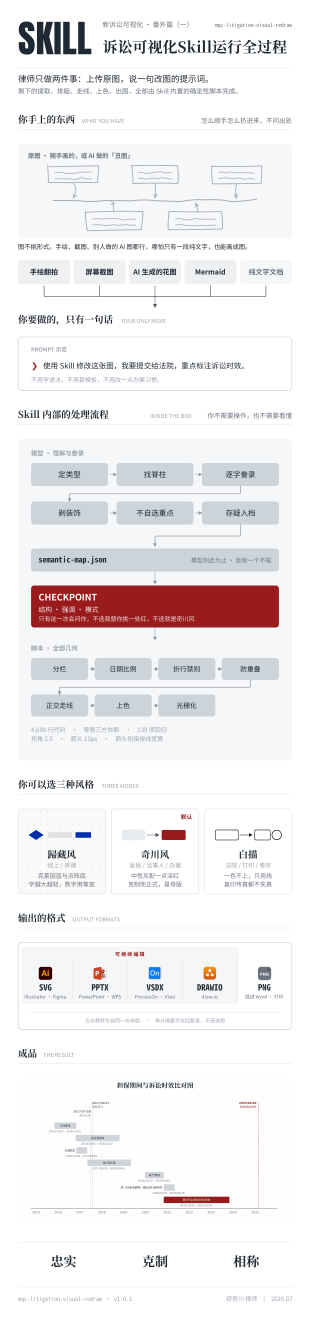
#> input picture plugins/mqc-nlv/skills/mqc-litigation-visual-redraw/assets/longform/how-it-works.png, 1240 x 5285 px (shown at 1/4 size)
$ python -i frame.py   (imports and definitions only)
#> lines starting #> are read from the running program, lines starting #| are printed output that depends on the picture
### plugins/mqc-nlv/skills/mqc-legal-courseware-master/scripts/grid.py
# -*- coding: utf-8 -*-
"""磁吸网格：一页 12 栏 × 6 行，模块只落在格子上。

借鉴 M3E Canvas（lnkiai，MIT）的做法，按课件重写：
  * 零件化：每种模块有自己的样子、最小尺寸和默认尺寸；
  * 磁吸：模块落点吸到最近的格子，尺寸按格子跳，放不下就找最近的空位，再放不下就不让落；
  * 连成一组：相邻的同类卡片（等高并排，或等宽上下叠）连成一组，相接处间距收窄、内角收小，外角不变；
  * 整理：按规则上推补缝、并排等高、把底边和右边的空白补齐。只动位置和大小，不动内容。

这里只算几何，不画图；拼页在 deck.py，编辑器（web/studio.html）里有同一套规则的 JS 版，
两边由回归里的「规则对照」核对。
"""

COLS, ROWS = 12, 6
MX, MY = 48, 56            # 页边距：左右 48、上下 56
COL, ROW = 84, 88          # 一栏宽、一行高
GUT = 16                   # 模块之间的间距（呼吸）
FUSE_GAP = 4               # 连成一组的卡片之间收窄到 4px
W, H = 1280, 720
assert MX * 2 + COLS * COL + (COLS - 1) * GUT == W
assert MY * 2 + ROWS * ROW + (ROWS - 1) * GUT == H

# 模块：中文名、最小 / 默认尺寸（栏 × 行）、默认外观、可连成一组的家族、最大行数
TYPES = {
    "title":   {"zh": "标题",     "min": (3, 1), "default": (12, 1), "tone": "bare",    "family": None,   "maxh": 3},
    "text":    {"zh": "正文",     "min": (3, 2), "default": (4, 3),  "tone": "card",    "family": "text"},
    "bullets": {"zh": "要点", "group": "整套课件",     "min": (3, 2), "default": (4, 3),  "tone": "card",    "family": "text"},
    "stat":    {"zh": "大数字",   "min": (2, 2), "default": (3, 2),  "tone": "card",    "family": "stat"},
    "step":    {"zh": "编号卡",   "min": (3, 2), "default": (4, 3),  "tone": "card",    "family": "step"},
    "quote":   {"zh": "金句", "group": "整套课件",     "min": (4, 2), "default": (6, 3),  "tone": "card",    "family": None},
    "chart":   {"zh": "V6 图表",  "min": (6, 4), "default": (8, 5),  "tone": "outline", "family": None},
    "figure":  {"zh": "V1–V5 图", "min": (4, 3), "default": (8, 5),  "tone": "outline", "family": None},
    "note":    {"zh": "注释",     "min": (2, 1), "default": (6, 1),  "tone": "bare",    "family": None,   "maxh": 1},
    "conclusion": {"zh": "一句话结论", "min": (4, 1), "default": (8, 1), "tone": "bare", "family": None,   "maxh": 2},
    # —— 法律内容卡 ——
    "statute": {"zh": "法条",     "min": (4, 2), "default": (6, 2),  "tone": "card",    "family": "law"},
    "holding": {"zh": "裁判要旨", "min": (4, 2), "default": (6, 3),  "tone": "card",    "family": "law"},
    "case":    {"zh": "案例",     "min": (3, 2), "default": (4, 3),  "tone": "card",    "family": "case"},
    "issue":   {"zh": "争议焦点", "min": (3, 2), "default": (4, 3),  "tone": "card",    "family": "issue"},
    "risk":    {"zh": "风险提示", "min": (3, 2), "default": (4, 2),  "tone": "card",    "family": "risk"},
    "evidence": {"zh": "证据",    "min": (5, 2), "default": (7, 4),  "tone": "card",    "family": None},
    # —— 律所名片 ——
    "logo":    {"zh": "Logo",     "min": (1, 1), "default": (2, 1),  "tone": "bare",    "family": None,   "maxh": 2},
    "profile": {"zh": "介绍",     "min": (4, 3), "default": (7, 5),  "tone": "card",    "family": None},
    "contact": {"zh": "联系方式", "min": (3, 1), "default": (4, 2),  "tone": "card",    "family": None},
}
TONES = {"card": "卡片", "accent": "重音卡", "outline": "描边", "bare": "无底"}
NO_ACCENT = {"chart", "figure", "title", "note", "conclusion", "quote", "statute", "holding", "case", "evidence", "logo", "profile",
             "contact"}     # 图压在重音色上看不清；标题与注释不做卡片


# ------------------------------------------------------------- 版面：铺满全屏 / 预留位置
# 作者定的（2026-10-05）：图表页要能粘进律所自己的课件。两种版面——
#   full     铺满全屏：页边距 48 / 56，网格就是上面这些常数；
#   reserve  预留位置：上、下、左、右各留多少（设计像素），让出律所模板的 Logo、天头地脚、侧边条；
#            网格仍是 12 栏 × 6 行、间距不变，只是每格按剩下的内容区算，整页出血的图也只铺满内容区。
MIN_COL, MIN_ROW = 40, 56          # 内容区再小，卡片里的字就排不下了
MIN_INSET = 24                      # 预留位置时离页边至少留这么多


def frame_insets(frame):
    """版面 → (上, 右, 下, 左) 留白。frame 为 None 或 mode=full 时就是默认页边距。"""
    if not frame or frame.get("mode", "full") == "full":
        return (MY, MX, MY, MX)
    return tuple(float(frame[k]) for k in ("top", "right", "bottom", "left"))


# [24 lines left out: function check_frame, not called in this run]


def geom(frame=None):
    """版面 → 网格几何（与编辑器 grid.js 的 geom 同一套算法）。"""
    t, r, b, l_ = frame_insets(frame)
    full = not frame or frame.get("mode", "full") == "full"
    return {"COLS": COLS, "ROWS": ROWS, "GUT": GUT, "FUSE_GAP": FUSE_GAP, "W": W, "H": H,
            "MX": l_, "MY": t, "COL": (W - l_ - r - (COLS - 1) * GUT) / COLS,
            "ROW": (H - t - b - (ROWS - 1) * GUT) / ROWS,
            "BLEED": [0, 0, W, H] if full else [l_, t, W - l_ - r, H - t - b]}


DEFAULT = geom(None)


# [14 lines left out: functions px, tone_of, not called in this run]


def overlaps(a, b):
    return a["x"] < b["x"] + b["w"] and b["x"] < a["x"] + a["w"] and a["y"] < b["y"] + b["h"] and b["y"] < a["y"] + a["h"]


# [251 lines left out: functions check_module, check_slide, _joinable, fusion, card_rect, corners and 5 more, not called in this run]


# ------------------------------------------------------------- 组合（模板）
def _m(t, x, y, w, h, **kw):
    return dict(type=t, x=x, y=y, w=w, h=h, **kw)


TEMPLATES = {
    # —— 场景（新建一页先选法律场景：图从哪个模块来、旁边配什么，一次排好）——
    "scene-timeline": {"zh": "案情经过", "group": "场景", "mods": [_m("title", 0, 0, 12, 1),
                       _m("figure", 0, 1, 12, 4, **{"from": "V2 时间轴大师"}), _m("conclusion", 0, 5, 12, 1)]},
    "scene-relation": {"zh": "法律关系", "group": "场景", "mods": [_m("title", 0, 0, 12, 1),
                       _m("figure", 0, 1, 8, 5, **{"from": "V3 法律关系图大师"}), _m("bullets", 8, 1, 4, 5, numbered=True)]},
    "scene-confront": {"zh": "双方攻防", "group": "场景", "mods": [_m("title", 0, 0, 12, 1),
                       _m("figure", 0, 1, 12, 4, **{"from": "V5 庭审对抗图大师"}), _m("conclusion", 0, 5, 12, 1)]},
    "scene-chronicle": {"zh": "事件脉络", "group": "场景", "mods": [_m("title", 0, 0, 12, 1),
                        _m("figure", 0, 1, 7, 5, **{"from": "V4 大事记表大师"}), _m("issue", 7, 1, 5, 3), _m("risk", 7, 4, 5, 2)]},
    "scene-data":     {"zh": "类案数据", "group": "场景", "mods": [_m("title", 0, 0, 12, 1), _m("chart", 0, 1, 8, 4),
                       _m("conclusion", 0, 5, 8, 1), _m("stat", 8, 1, 4, 2), _m("bullets", 8, 3, 4, 3)]},
    "scene-redraw":   {"zh": "重画的图", "group": "场景", "mods": [_m("title", 0, 0, 12, 1),
                       _m("figure", 0, 1, 12, 4, **{"from": "V1 诉讼可视化重画"}), _m("conclusion", 0, 5, 12, 1)]},
    # —— 排法（以图为中心）——
    "chart-conclusion": {"zh": "图 + 一句结论", "group": "排法", "mods": [_m("title", 0, 0, 12, 1), _m("chart", 0, 1, 12, 4),
                         _m("conclusion", 0, 5, 12, 1)]},
    "figure-basis":   {"zh": "图 + 依据", "group": "排法", "mods": [_m("title", 0, 0, 12, 1), _m("figure", 0, 1, 7, 5),
                       _m("statute", 7, 1, 5, 2), _m("holding", 7, 3, 5, 3)]},
    "chart-over-bullets": {"zh": "上图下要点", "group": "排法", "mods": [_m("chart", 0, 0, 12, 4), _m("bullets", 0, 4, 12, 2)]},
    # —— 律所 ——
    "cover-brand":  {"zh": "封面（带 Logo）", "group": "整套课件", "mods": [_m("logo", 0, 0, 2, 1), _m("title", 0, 2, 12, 3, level="cover"),
                                                                 _m("note", 0, 5, 12, 1)]},
    "firm-intro":   {"zh": "律所介绍",       "group": "整套课件", "mods": [_m("logo", 0, 0, 2, 1), _m("title", 2, 0, 10, 1),
                                                                 _m("profile", 0, 1, 12, 4, who="firm"), _m("contact", 0, 5, 12, 1)]},
    "lawyer-intro": {"zh": "律师简介",       "group": "整套课件", "mods": [_m("title", 0, 0, 12, 1), _m("profile", 0, 1, 7, 5),
                                                                 _m("bullets", 7, 1, 5, 5)]},
    "closing":      {"zh": "结束页",         "group": "整套课件", "mods": [_m("logo", 0, 0, 2, 1), _m("title", 0, 2, 12, 2, level="section"),
                                                                 _m("contact", 0, 4, 12, 1)]},
    # —— 法律场景 ——
    "statute-read": {"zh": "法条解读",       "group": "整套课件", "mods": [_m("title", 0, 0, 12, 1), _m("statute", 0, 1, 6, 3),
                                                                 _m("risk", 0, 4, 6, 2), _m("bullets", 6, 1, 6, 5)]},
    "case-review":  {"zh": "案例复盘",       "group": "整套课件", "mods": [_m("title", 0, 0, 12, 1), _m("case", 0, 1, 4, 5),
                                                                 _m("holding", 4, 1, 8, 2), _m("bullets", 4, 3, 8, 3)]},
    "issues":       {"zh": "争议焦点",       "group": "整套课件", "mods": [_m("title", 0, 0, 12, 1), _m("issue", 0, 1, 4, 5),
                                                                 _m("issue", 4, 1, 4, 5), _m("issue", 8, 1, 4, 5)]},
    "trial-prep":   {"zh": "庭前准备",       "group": "排法", "mods": [_m("title", 0, 0, 12, 1),
                                                                 _m("figure", 0, 1, 8, 5, **{"from": "V3 法律关系图大师"}),
                                                                 _m("issue", 8, 1, 4, 3), _m("risk", 8, 4, 4, 2)]},
    "evidence":     {"zh": "证据梳理",       "group": "排法", "mods": [_m("title", 0, 0, 12, 1), _m("evidence", 0, 1, 7, 5),
                                                                 _m("figure", 7, 1, 5, 5, **{"from": "V2 时间轴大师"})]},
    "timeline":     {"zh": "整宽时间轴",       "group": "排法", "mods": [_m("title", 0, 0, 12, 1),
                                                                 _m("figure", 0, 1, 12, 5, **{"from": "V2 时间轴大师"})]},
    "similar-cases": {"zh": "类案研究",      "group": "排法", "mods": [_m("title", 0, 0, 12, 1), _m("chart", 0, 1, 8, 5),
                                                                  _m("stat", 8, 1, 4, 2), _m("bullets", 8, 3, 4, 3)]},
    # —— 通用 ——
    "cover":        {"zh": "封面", "group": "整套课件",           "mods": [_m("title", 0, 2, 12, 3, level="cover"), _m("note", 0, 5, 12, 1)]},
    "section":      {"zh": "章节页", "group": "整套课件",         "mods": [_m("title", 0, 2, 12, 2, level="section")]},
    "chart-notes":  {"zh": "一图一讲", "group": "排法",       "mods": [_m("title", 0, 0, 12, 1), _m("chart", 0, 1, 8, 5), _m("bullets", 8, 1, 4, 5)]},
    "chart-stat":   {"zh": "一图一数一讲", "group": "排法",   "mods": [_m("title", 0, 0, 12, 1), _m("chart", 0, 1, 8, 5), _m("stat", 8, 1, 4, 2),
                                                    _m("bullets", 8, 3, 4, 3)]},
    "chart-full":   {"zh": "整页图", "group": "排法",         "mods": [_m("title", 0, 0, 12, 1), _m("chart", 0, 1, 12, 5)]},
    "two-charts":   {"zh": "左右两图", "group": "排法",       "mods": [_m("title", 0, 0, 12, 1), _m("chart", 0, 1, 6, 5), _m("chart", 6, 1, 6, 5)]},
    "chart-quote":  {"zh": "图 + 金句", "group": "排法",      "mods": [_m("title", 0, 0, 12, 1), _m("chart", 0, 1, 7, 5), _m("quote", 7, 1, 5, 5)]},
    "kpi":          {"zh": "数字一排", "group": "整套课件",       "mods": [_m("title", 0, 0, 12, 1), _m("stat", 0, 1, 3, 2), _m("stat", 3, 1, 3, 2),
                                                    _m("stat", 6, 1, 3, 2), _m("stat", 9, 1, 3, 2), _m("text", 0, 3, 12, 3)]},
    "three-steps":  {"zh": "三卡并列", "group": "整套课件",       "mods": [_m("title", 0, 0, 12, 1), _m("step", 0, 1, 4, 5), _m("step", 4, 1, 4, 5),
                                                    _m("step", 8, 1, 4, 5)]},
    "compare":      {"zh": "左右对照", "group": "整套课件",       "mods": [_m("title", 0, 0, 12, 1), _m("bullets", 0, 1, 6, 5), _m("bullets", 6, 1, 6, 5)]},
    "bullets":      {"zh": "标题 + 要点", "group": "整套课件",    "mods": [_m("title", 0, 0, 12, 1), _m("bullets", 0, 1, 12, 5)]},
    "chart-bleed":  {"zh": "整页出血图", "group": "排法",     "mods": [_m("chart", 0, 0, 12, 6, bleed=True)]},
    "figure-full":  {"zh": "整页关系图", "group": "排法",     "mods": [_m("figure", 0, 0, 12, 6, bleed=True)]},
    "quote":        {"zh": "金句页", "group": "整套课件",         "mods": [_m("quote", 1, 1, 10, 4)]},
}
COMPAT = {"text": ("text", "bullets"), "bullets": ("bullets", "text")}
CONTENT_KEYS = ("text", "sub", "kicker", "items", "heading", "value", "label", "note", "source", "spec", "file", "from",
                "level", "tone", "join", "bleed", "law", "article", "case_no", "court", "cause", "result", "point", "who",
                "pins", "numbered", "crop", "locked", "data", "part", "focus", "sample", "recipe")


# [29 lines left out: functions new_id, apply_template, not called in this run]


# ------------------------------------------------------------- 旧格式（deck@1 版式）升级
_V1_MAP = {
    "cover": ("cover", {"title": ("title", "text"), "subtitle": ("title", "sub"), "meta": ("note", "text")}),
    "section": ("section", {"kicker": ("title", "kicker"), "title": ("title", "text")}),
    "bullets": ("bullets", {"title": ("title", "text"), "body": ("bullets", None)}),
    "full": ("chart-bleed", {"main": ("chart", None)}),
    "chart-notes": ("chart-notes", {"main": ("chart", None), "side_title": ("bullets", "heading"), "side": ("bullets", None)}),
    "two": ("two-charts", {"left": ("chart", None), "right": ("chart", None)}),
    "wide": ("chart-full", {"title": ("title", "text"), "main": ("chart", None)}),
    "quote": ("quote", {"quote": ("quote", None)}),
}


# [33 lines left out: function upgrade_slide, not called in this run]

### plugins/mqc-nlv/skills/mqc-legal-courseware-master/scripts/frame.py
# -*- coding: utf-8 -*-
"""版面「预留位置」：从律所模板或一张截图里，算出上下左右要让出多少，网格缩进剩下的内容区。

    python3 scripts/frame.py 模板.pptx          # 或 截图.png
    → 上 121 · 右 61 · 下 57 · 左 60（设计像素，整页 1280×720）

作者定的（2026-10-05）：V7 只做法律图表页，律师把它粘进自己的课件。律所模板的 Logo、天头地脚、侧边条
各家不同，不一家一家去配——上传模板或截一张空白页，机器自己算；算得不对，四个数字手动改。
截图只认看得见的东西：背景色以外的像素就是设计元素。所以要截「空白页」（只有 Logo、页眉页脚那一页）。
"""
import os
import struct
import sys
import zlib

import paths  # noqa: F401
import grid as G

W, H = G.W, G.H
GAP = 16                    # 设计元素与内容之间再留一道间距（和模块间距一样）
TOP_ZONE, BOTTOM_ZONE = 0.36, 0.26     # 天头、地脚只在页面上方 36%、下方 26% 里找
SIDE_ZONE = 0.22                        # 左右侧边条只在两边 22% 里找
SHOT_MAX = 25 * 1024 * 1024


class FrameError(ValueError):
    pass


# ------------------------------------------------------------- 读图：先用 Pillow（快、认 JPG），没装就用自带的 PNG 解码
def _sample_pillow(data, cols, rows):
    try:
        from PIL import Image
    except ImportError:
        return None
    import io
    try:
        im = Image.open(io.BytesIO(data)).convert("RGBA")
    except Exception as e:                                   # noqa: BLE001
        raise FrameError(f"这张图读不了：{e}")
    w, h = im.size
    bg = Image.new("RGBA", im.size, (255, 255, 255, 255))
    im = Image.alpha_composite(bg, im).convert("RGB").resize((cols, rows), Image.BOX)
    b = im.tobytes()
    px = [tuple(b[i:i + 3]) for i in range(0, len(b), 3)]
    return w, h, [px[r * cols:(r + 1) * cols] for r in range(rows)]


# [63 lines left out: function _sample_png, not called in this run]


def sample(data, cols=320, rows=180):
    s = _sample_pillow(data, cols, rows)
    return s if s is not None else _sample_png(data, cols, rows)


# ------------------------------------------------------------- 截图 → 留白
# [118 lines left out: functions from_image, from_tokens, from_pptx, _finish, main, not called in this run]


# [6 lines not run here, left out]

>>> import cv2
>>> picture = cv2.imread('../../mqc-litigation-visual-redraw/assets/longform/how-it-works.png', cv2.IMREAD_GRAYSCALE)
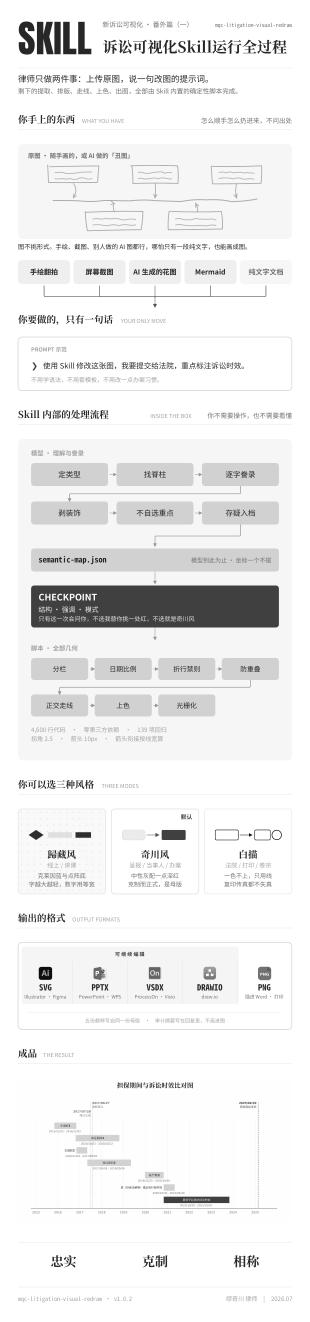
#> picture: shape (5285, 1240) (shown at 1/4 size); min 13, max 255, mean 238.9
>>> result = sample(picture)
#> (the run stopped early here; a loop or call above may not have finished)

$ run again, on plugins/mqc-nlv/skills/mqc-litigation-visual-redraw/assets/longform/visual-system-guizang.png
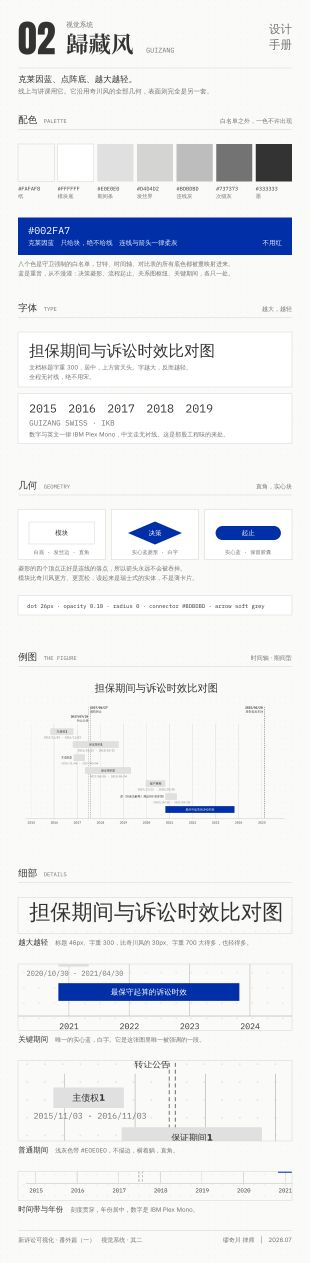
#> input picture plugins/mqc-nlv/skills/mqc-litigation-visual-redraw/assets/longform/visual-system-guizang.png, 1240 x 5049 px (shown at 1/4 size)
#> `picture = cv2.imread('../../mqc-litigation-visual-redraw/assets/longfo..`:
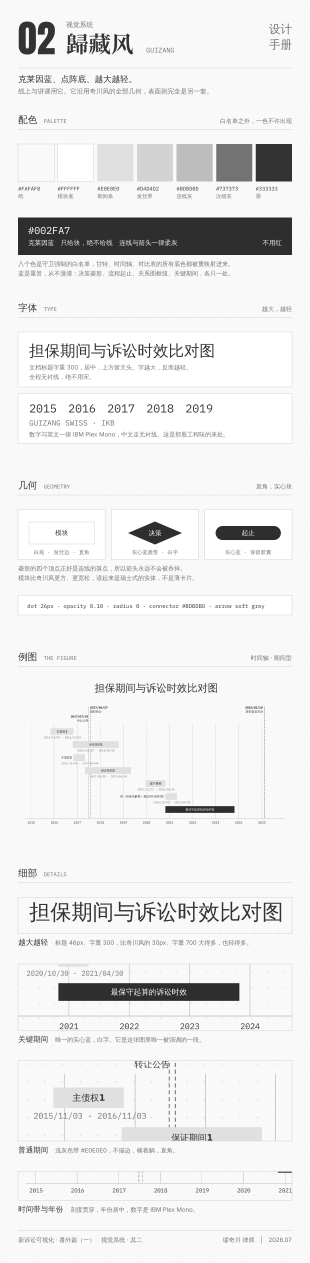
#> picture: shape (5049, 1240) (shown at 1/4 size); min 44, max 255, mean 234.8

$ run again, on plugins/mqc-nlv/skills/mqc-litigation-visual-redraw/assets/longform/visual-system-qichuan.png
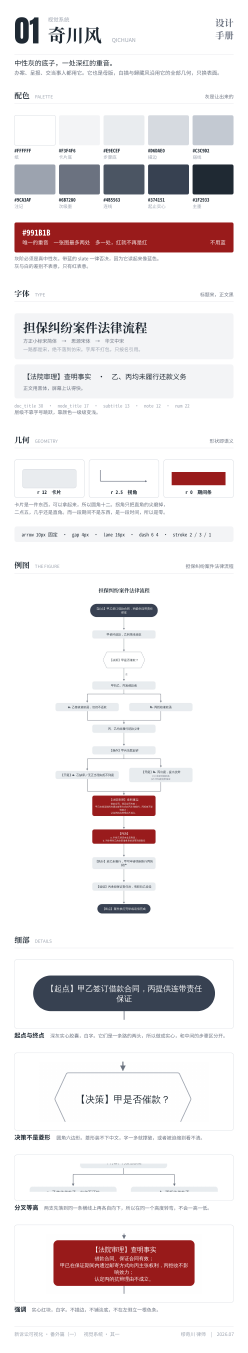
#> input picture plugins/mqc-nlv/skills/mqc-litigation-visual-redraw/assets/longform/visual-system-qichuan.png, 1240 x 6761 px (shown at 1/5 size)
#> `picture = cv2.imread('../../mqc-litigation-visual-redraw/assets/longfo..`:
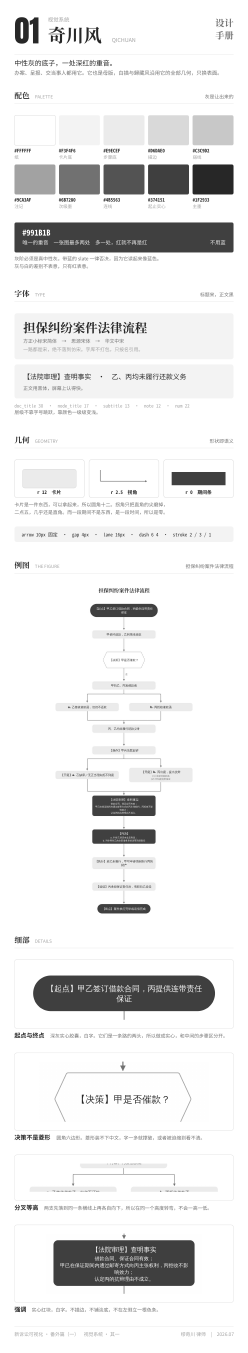
#> picture: shape (6761, 1240) (shown at 1/5 size); min 34, max 255, mean 234
